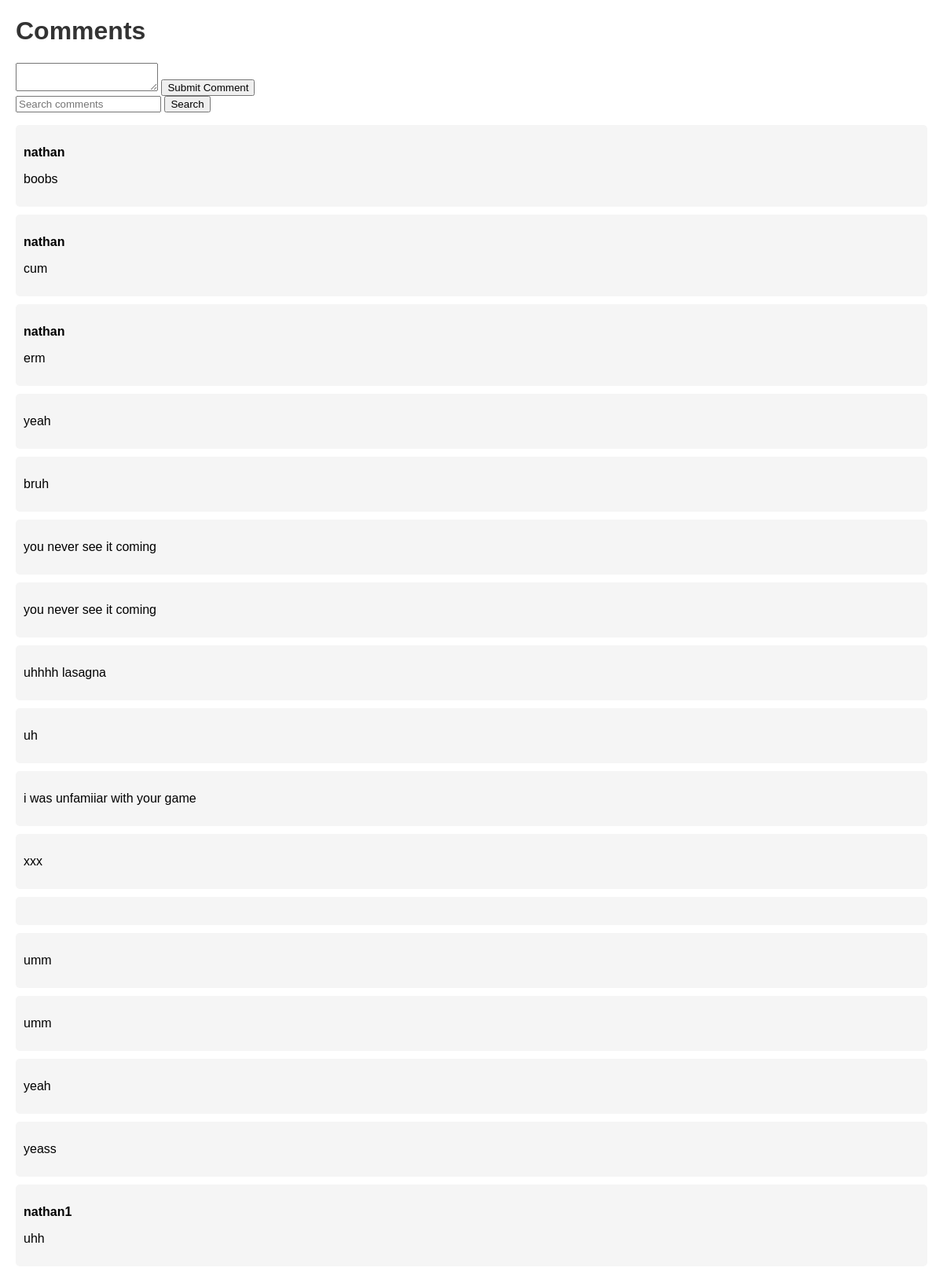
Page /comments/ on the committed database.
### polls/models.py (models this page shows, shortened)
class Comment(models.Model):
    text = models.TextField()
    user = models.TextField()
    class Meta:
        app_label = 'polls'

### polls/views.py (the view, shortened to what this page needs)
# urls.py: path('comments/', comments, name='comments')
@csrf_exempt
def comments(request):
    search_query = request.GET.get('q', '')  # Get the search term from the query parameters
    if search_query:
        query = f"SELECT * FROM polls_comment WHERE text LIKE '{search_query}'"
        print(query)
        with connection.cursor() as cursor:
            cursor.execute(query)
            comments = cursor.fetchall()
        comments = [
            {
                'id': row[0],
                'text': mark_safe(row[1]),  # Assuming text is in the second column
                'user': row[2]  # Assuming user is in the third column
            }
            for row in comments
        ]
    else:
        comments = Comment.objects.all()
        for comment in comments:
            comment.text = mark_safe(comment.text)
    return render(request, 'comments.html', {'comments': comments, 'search_query': search_query})

### polls/templates/comments.html (shortened to what this page needs)
<!DOCTYPE html>
<html lang="en">
<head>
</head>
<body>
    <h1>Comments</h1>
    <form method="post" action="{% url 'comments' %}">
        <textarea name="text" required></textarea>
        <button type="submit">Submit Comment</button>
    </form>
    <form method="get" action="{% url 'comments' %}">
        <input type="text" name="q" value="{{ search_query }}" placeholder="Search comments">
        <button type="submit">Search</button>
    </form>
    <ul>
        {% for comment in comments %}
        <li>
            <p><strong>{{ comment.user }}</strong></p>
            <p>{{ comment.text }}</p>
        </li>
        {% endfor %}
    </ul>
</body>
</html>

### polls/templates/comments.html (style rules this page uses)
body { font-family: Arial, sans-serif; margin: 20px; }
h1 { color: #333; }
ul { list-style-type: none; padding: 0; }
li { background-color: #f5f5f5; padding: 10px; margin-bottom: 10px; border-radius: 5px; }
strong { font-weight: bold; }

### rows in the picture
Comment: user "nathan", text "boobs"
Comment: user "nathan", text "cum"
Comment: user "nathan", text "erm"
Comment: text "yeah"
Comment: text "bruh"
Comment: text "you never see it coming"
Comment: text "you never see it coming"
Comment: text "uhhhh lasagna"
Comment: text "uh"
Comment: text "i was unfamiiar with your game"
Comment: text "xxx"
Comment: text "umm"
Comment: text "umm"
Comment: text "yeah"
Comment: text "yeass"
Comment: user "nathan1", text "uhh"
